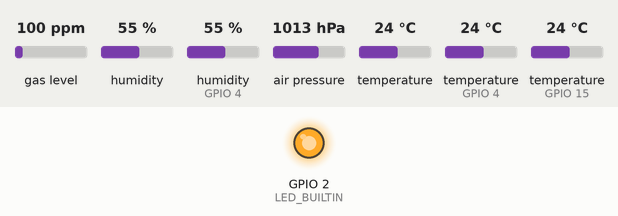
This sketch was run on a simulated ESP32. On the bench: output pins drawn as LEDs (lit = HIGH). Inputs (shaded band) come from the test bench; at power-on: gas level 100 ppm, humidity 55 %, humidity (sensor on GPIO 4) 55 %, air pressure 1013 hPa, temperature 24 °C, temperature (sensors on GPIO 4, GPIO 15) 24 °C. WiFi joins after 1.5 s; servers stay silent unless stated; web services answer with replies made up by the test bench; what the sketch prints to the serial monitor is not drawn.

Above: at 0.1 s.
At 2.1 s:
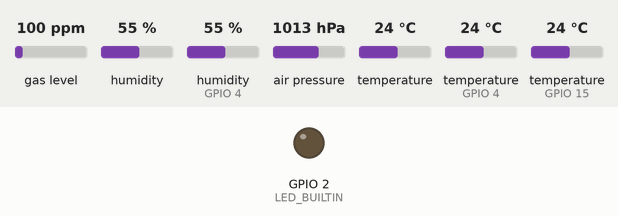
Timing chart, 0 to 3.6 s (numbered marks = the images above):
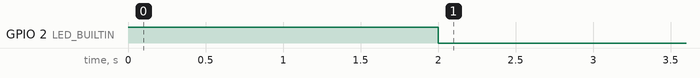

The sketch:

updated-esp32-code.ino
```cpp
// Blynk configuration
#define BLYNK_TEMPLATE_ID "TMPL3TzpEB30w"
#define BLYNK_TEMPLATE_NAME "Temperature and Humidity Monitoring"
#define BLYNK_AUTH_TOKEN "9wuen1NcyeiN8B6HaLYIvLrdgvR-AuK4"

#define LED_BUILTIN 2
#define BLYNK_PRINT Serial

#include "DHT.h"
#include <Wire.h>
#include <Adafruit_Sensor.h>
#include "Adafruit_BME680.h"
#include <OneWire.h>
#include <DallasTemperature.h>
#include <WiFi.h>
#include <BlynkSimpleEsp32.h>
#include <HTTPClient.h>

// WiFi credentials
char auth[] = BLYNK_AUTH_TOKEN;
char ssid[] = "Iqoo 7";
char pass[] = "123456789@";

// DHT22 setup
#define DHTPIN 4
#define DHTTYPE DHT22
DHT dht(DHTPIN, DHTTYPE);

// DS18B20 setup
#define ONE_WIRE_BUS 15
OneWire oneWire(ONE_WIRE_BUS);
DallasTemperature ds18b20(&oneWire);

// BME680 setup
Adafruit_BME680 bme;

// Timer for Blynk
BlynkTimer timer;

// Telegram Bot Setup
String botToken = "7658515110:AAHKwiabtbTb8RzNEarn1UF2XoxjhRIHvw8";
String chatId = "5117318279";

// Thresholds for alerts
const float TEMP_THRESHOLD = 20.0;
const float HUMIDITY_THRESHOLD = 40.0;
const float DHT_TEMP_THRESHOLD = 70.0;
const unsigned long alertCooldown = 120000;  // 2 minutes

// State variables
unsigned long lastTempAlertTime = 0;
unsigned long lastHumAlertTime = 0;
unsigned long lastDHTTempAlertTime = 0;
bool tempInitialAlertSent = false;
bool humInitialAlertSent = false;
bool dhtTempInitialAlertSent = false;
bool systemInitialized = false;

// URL encoding helper
String urlEncode(const String& str) {
  String encoded = "";
  char c;
  char code0;
  char code1;
  for (int i = 0; i < str.length(); i++) {
    c = str.charAt(i);
    if (isalnum(c)) {
      encoded += c;
    } else {
      code1 = (c & 0xf) + '0';
      if ((c & 0xf) > 9) code1 = (c & 0xf) - 10 + 'A';
      c = (c >> 4) & 0xf;
      code0 = c + '0';
      if (c > 9) code0 = c - 10 + 'A';
      encoded += '%';
      encoded += code0;
      encoded += code1;
    }
  }
  return encoded;
}

// Send Telegram message (returns true if success)
bool sendTelegramMessage(String message) {
  if (WiFi.status() == WL_CONNECTED) {
    HTTPClient http;
    String encodedMessage = urlEncode(message);
    String url = "https://api.telegram.org/bot" + botToken + "/sendMessage?chat_id=" + chatId + "&text=" + encodedMessage;

    Serial.println("[Telegram] Sending: " + message);
    http.begin(url);
    int httpCode = http.GET();
    Serial.print("[Telegram] HTTP code: ");
    Serial.println(httpCode);
    http.end();

    if (httpCode == 200) {
      Serial.println("[Telegram] Message sent successfully");
      return true;
    } else {
      Serial.println("[Telegram] Failed to send message");
      return false;
    }
  } else {
    Serial.println("[Telegram] WiFi not connected");
    return false;
  }
}

// Check and send alerts
void checkAndSendAlerts(float ds_temp, float bme_hum, float dht_temp) {
  unsigned long currentTime = millis();

  // Temperature alert from DS18B20
  if (ds_temp > TEMP_THRESHOLD) {
    bool shouldSendTempAlert = false;
    if (!tempInitialAlertSent || (currentTime - lastTempAlertTime > alertCooldown)) {
      shouldSendTempAlert = true;
      tempInitialAlertSent = true;
    }
    if (shouldSendTempAlert) {
      bool sent = sendTelegramMessage("Temp Alert: DS18B20 = " + String(ds_temp, 1) + " °C (Threshold: " + String(TEMP_THRESHOLD, 1) + " °C)");
      if (sent) lastTempAlertTime = millis();
      delay(1000);
    }
  } else {
    tempInitialAlertSent = false;
  }

  // Humidity alert from BME680
  if (bme_hum > HUMIDITY_THRESHOLD) {
    bool shouldSendHumAlert = false;
    if (!humInitialAlertSent || (currentTime - lastHumAlertTime > alertCooldown)) {
      shouldSendHumAlert = true;
      humInitialAlertSent = true;
    }
    if (shouldSendHumAlert) {
      bool sent = sendTelegramMessage("Humidity Alert: BME680 = " + String(bme_hum, 1) + " % (Threshold: " + String(HUMIDITY_THRESHOLD, 1) + " %)");
      if (sent) lastHumAlertTime = millis();
      delay(1000);
    }
  } else {
    humInitialAlertSent = false;
  }

  // DHT22 temperature alert
  if (dht_temp > DHT_TEMP_THRESHOLD) {
    bool shouldSendDHTTempAlert = false;
    if (!dhtTempInitialAlertSent || (currentTime - lastDHTTempAlertTime > alertCooldown)) {
      shouldSendDHTTempAlert = true;
      dhtTempInitialAlertSent = true;
    }
    if (shouldSendDHTTempAlert) {
      bool sent = sendTelegramMessage("⚠ DHT22 Temp Alert: " + String(dht_temp, 1) + " °C (Threshold: " + String(DHT_TEMP_THRESHOLD, 1) + " °C)");
      if (sent) lastDHTTempAlertTime = millis();
      delay(1000);
    }
  } else {
    dhtTempInitialAlertSent = false;
  }
}

// Read sensors and send to Blynk
void sendSensorData() {
  float dht_temp = dht.readTemperature()+0.53;
  float dht_hum = dht.readHumidity()-2.27;

  ds18b20.requestTemperatures();
  float ds_temp = ds18b20.getTempCByIndex(0);

  float bme_temp = NAN, bme_hum = NAN;
  if (bme.performReading()) {
    bme_temp = bme.temperature;
    bme_hum = bme.humidity;
  }

  // Send all readings to Blynk
  if (!isnan(dht_temp)) Blynk.virtualWrite(V0, dht_temp);
  if (!isnan(dht_hum)) Blynk.virtualWrite(V1, dht_hum);
  if (ds_temp != DEVICE_DISCONNECTED_C) Blynk.virtualWrite(V2, ds_temp);
  if (!isnan(bme_temp)) Blynk.virtualWrite(V3, bme_temp);
  if (!isnan(bme_hum)) Blynk.virtualWrite(V4, bme_hum);

  if (ds_temp != DEVICE_DISCONNECTED_C && !isnan(bme_hum) && !isnan(dht_temp)) {
    checkAndSendAlerts(ds_temp, bme_hum, dht_temp);
  } else {
    Serial.println("⚠ DS18B20, DHT22 or BME680 reading invalid");
  }
}

// First-time status alert
void performInitialCheck() {
  delay(2000);
  ds18b20.requestTemperatures();
  float ds_temp = ds18b20.getTempCByIndex(0);

  float bme_hum = NAN;
  if (bme.performReading()) {
    bme_hum = bme.humidity;
  }

  if (ds_temp != DEVICE_DISCONNECTED_C && !isnan(bme_hum)) {
    sendTelegramMessage("ESP32 online and monitoring DS18B20 & BME680");
    delay(1000);
    String msg = "Current readings:\n Temp (DS18B20): " + String(ds_temp, 1) + "°C\n Humidity (BME680): " + String(bme_hum, 1) + "%";
    sendTelegramMessage(msg);
    delay(1000);
    float dht_temp = dht.readTemperature();
    checkAndSendAlerts(ds_temp, bme_hum, dht_temp);
  } else {
    sendTelegramMessage("⚠ Initial sensor read failed - DS18B20 or BME680 not responding");
  }
}

// Setup
void setup() {
  Serial.begin(115200);
  pinMode(LED_BUILTIN, OUTPUT);
  digitalWrite(LED_BUILTIN, HIGH);
  delay(2000);
  digitalWrite(LED_BUILTIN, LOW);

  dht.begin();
  ds18b20.begin();

  if (!bme.begin()) {
    Serial.println("BME680 not found");
  } else {
    bme.setTemperatureOversampling(BME680_OS_8X);
    bme.setHumidityOversampling(BME680_OS_2X);
  }

  Blynk.begin(auth, ssid, pass);
  while (WiFi.status() != WL_CONNECTED) delay(100);
  while (!Blynk.connected()) {
    Blynk.run();
    delay(100);
  }

  performInitialCheck();
  timer.setInterval(3000L, sendSensorData);
  systemInitialized = true;
}

// Loop
void loop() {
  Blynk.run();
  timer.run();
  digitalWrite(LED_BUILTIN, (systemInitialized && WiFi.status() == WL_CONNECTED) ? LOW : HIGH);
}
```
